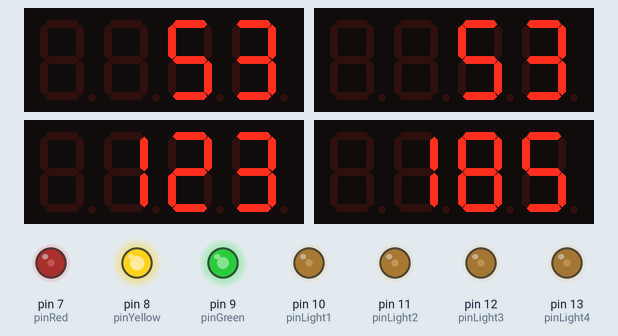
Simulated run of this sketch. Board: Arduino Uno, built with avr-gcc and run on an emulated ATmega328P. Shown: 4 × 4-digit seven-segment display, output pins drawn as LEDs (lit = HIGH).

Above: at 2.02 s.
At 9.06 s:
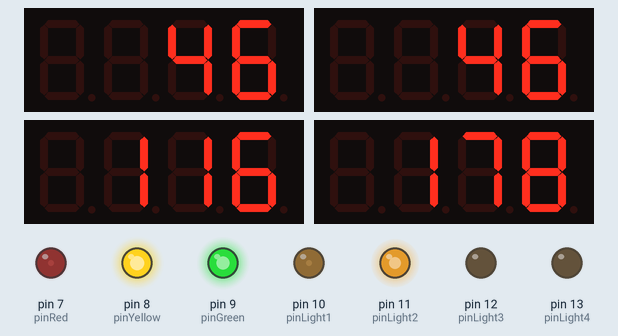
At 14.02 s:
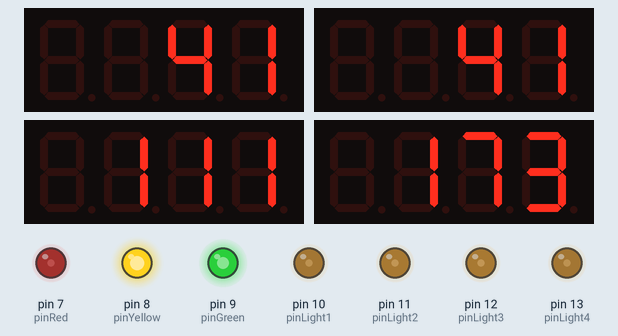
At 22.02 s:
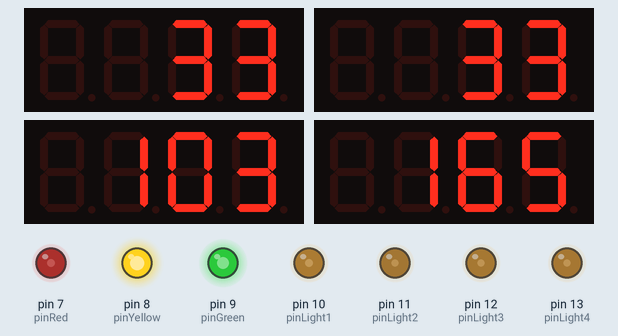
At 31.02 s:
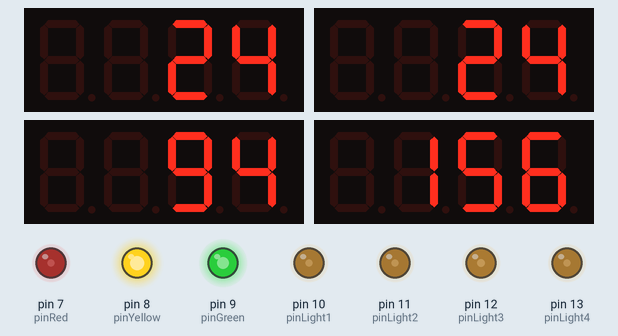
At 38.02 s:
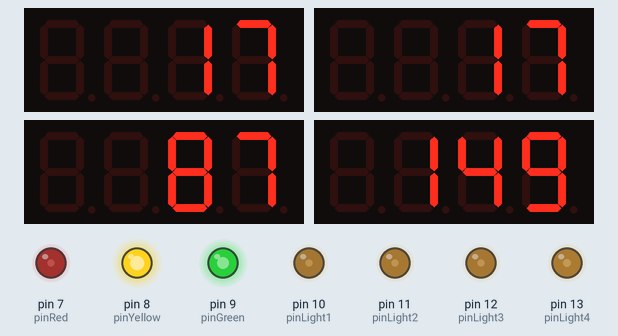
Timing chart, 0 to 40.0 s (numbered marks = the images above):
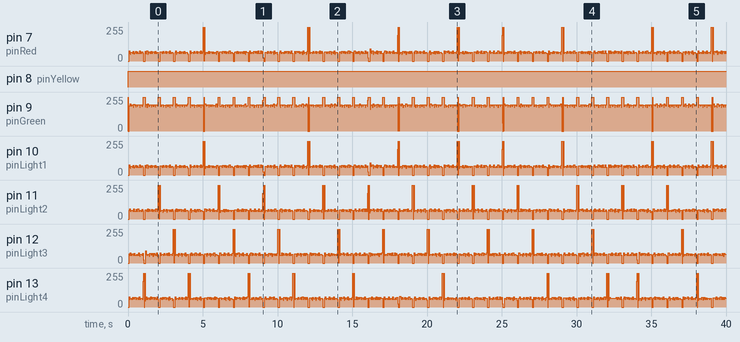

Measured:
- by itself, pin 8 (pinYellow): LOW → HIGH at 0.00 s

The sketch:

sketch_oct15a.ino
```cpp
#include <TM1637Display.h>
#include <Arduino.h>
#define CLK 2
#define DIO1 3
#define DIO2 4
#define DIO3 5
#define DIO4 6

const uint8_t SEG_DONE[] = {SEG_G,SEG_G,SEG_G,SEG_G,};
const uint8_t SEG_CLEAR[] = {0,0,0,0};
int TransitionYellow = 3;
int GreenStep1 = 53;  //Variable to interate
int GreenStep2 = 67;  //Variable to interate
int GreenStep3 = 59;  //Variable to interate
int GreenStep4 = 64;  //Variable to interate
int RedStep1 = GreenStep2 + GreenStep3 + GreenStep4 + (2*TransitionYellow);
int RedStep2 = GreenStep1 + GreenStep3 + GreenStep4 + (2*TransitionYellow);
int RedStep3 = GreenStep1 + GreenStep2 + GreenStep4 + (2*TransitionYellow);
int RedStep4 = GreenStep1 + GreenStep2 + GreenStep3 + (2*TransitionYellow);
int NumbStep1 = 0;
int NumbStep2 = 0;
int NumbStep3 = 0;
int NumbStep4 = 0;
int i = 1;

unsigned long interval = 1000;
unsigned long interval2 = 3;
unsigned long previousMillis = 0;
unsigned long previousMillis2 = 0;

TM1637Display display1(CLK, DIO1);

TM1637Display display2(CLK, DIO2);

TM1637Display display3(CLK, DIO3);

TM1637Display display4(CLK, DIO4);

int pinRed = 7;
int pinYellow = 8;
int pinGreen = 9;
int pinLight1 = 10;
int pinLight2 = 11;
int pinLight3 = 12;
int pinLight4 = 13;

int Red1 = HIGH;
int Yellow1 = HIGH;
int Green1 = HIGH;
int LightState1 = 1; //0 = Red; 1 = Yellow (Red To Green); 2 = Green; 3 = Yellow (Green To Red)

int Red2 = HIGH;
int Yellow2 = HIGH;
int Green2 = HIGH;
int LightState2 = 3; //0 = Red; 1 = Yellow (Red To Green); 2 = Green; 3 = Yellow (Green To Red)

int Red3 = HIGH;
int Yellow3 = HIGH;
int Green3 = HIGH;
int LightState3 = 3; //0 = Red; 1 = Yellow (Red To Green); 2 = Green; 3 = Yellow (Green To Red)

int Red4 = HIGH;
int Yellow4 = HIGH;
int Green4 = HIGH;
int LightState4 = 3; //0 = Red; 1 = Yellow (Red To Green); 2 = Green; 3 = Yellow (Green To Red)

void setup()
{
  display1.setBrightness(0x00);  //set the diplay to minimum brightness
  display2.setBrightness(0x00);  //set the diplay to minimum brightness
  display3.setBrightness(0x00);  //set the diplay to minimum brightness
  display4.setBrightness(0x00);  //set the diplay to minimum brightness
  pinMode(pinRed, OUTPUT);
  pinMode(pinYellow, OUTPUT);
  pinMode(pinGreen, OUTPUT);
  pinMode(pinLight1, OUTPUT);
  pinMode(pinLight2, OUTPUT);
  pinMode(pinLight3, OUTPUT);
  pinMode(pinLight4, OUTPUT);
  update_pin_lamp1();
  update_pin_lamp2();
  update_pin_lamp3();
  update_pin_lamp4();
  NumbStep1 = GreenStep1;
  NumbStep2 = GreenStep1;
  NumbStep3 = NumbStep2 + GreenStep2 + TransitionYellow;
  NumbStep4 = NumbStep3 + GreenStep3 + TransitionYellow;
}


void loop()
{
  unsigned long currentMillis = millis();
  unsigned long currentMillis2 = millis();
  if ((unsigned long)(currentMillis - previousMillis) >= interval){
    update_time();
    previousMillis = currentMillis;
  }
  if ((unsigned long)(currentMillis2 - previousMillis2) >= interval2){
    update_lamp();
    i++;
    if(i>4)i=1;
    previousMillis2 = currentMillis2;
  }
}

void update_time(){

  check_state();
  //display(CLK, DIO1);
  if(LightState1 == 1 | LightState1 == 3){
    display1.setSegments(SEG_DONE);
  }else{
    display1.showNumberDec(NumbStep1); //Display the Variable value;
  }

  //display(CLK, DIO2);
  if(LightState2 == 1 | LightState2 == 3){
    display2.setSegments(SEG_DONE);
  }else{
    display2.showNumberDec(NumbStep2); //Display the Variable value;
  }

  //display(CLK, DIO3);
  if(LightState3 == 1 | LightState3 == 3){
    display3.setSegments(SEG_DONE);
  }else{
    display3.showNumberDec(NumbStep3); //Display the Variable value;
  }

  //display(CLK, DIO4);
  if(LightState4 == 1 | LightState4 == 3){
    display4.setSegments(SEG_DONE);
  }else{
    display4.showNumberDec(NumbStep4); //Display the Variable value;
  }


  NumbStep1--;
  NumbStep2--;
  NumbStep3--;
  NumbStep4--;
}

void check_state(){
  if(NumbStep1 < 1){
    update_pin_lamp1();
  }
  if(NumbStep2 < 1){
    update_pin_lamp2();
  }
  if(NumbStep3 < 1){
    update_pin_lamp3();
  }
  if(NumbStep4 < 1){
    update_pin_lamp4();
  }
}

void update_pin_lamp1(){
  switch(LightState1){
    case 0:
      LightState1 = 1;
      NumbStep1 = TransitionYellow;
      Red1 = LOW;
      Yellow1 = LOW;
      Green1 = HIGH;
      break;

    case 1:
      LightState1 = 2;
      NumbStep1 = GreenStep1;
      Red1 = HIGH;
      Yellow1 = HIGH;
      Green1 = LOW;
      break;

    case 2:
      LightState1 = 3;
      NumbStep1 = TransitionYellow;
      Red1 = HIGH;
      Yellow1 = LOW;
      Green1 = LOW;
      break;

    case 3:
      LightState1 = 0;
      NumbStep1 = RedStep1;
      Red1 = LOW;
      Yellow1 = HIGH;
      Green1 = HIGH;
      break;
  }
}

void update_pin_lamp2(){
  switch(LightState2){
    case 0:
      LightState2 = 1;
      NumbStep2 = TransitionYellow;
      Red2 = LOW;
      Yellow2 = LOW;
      Green2 = HIGH;
      break;

    case 1:
      LightState2 = 2;
      NumbStep2 = GreenStep2;
      Red2 = HIGH;
      Yellow2 = HIGH;
      Green2 = LOW;
      break;

    case 2:
      LightState2 = 3;
      NumbStep2 = TransitionYellow;
      Red2 = HIGH;
      Yellow2 = LOW;
      Green2 = LOW;
      break;

    case 3:
      LightState2 = 0;
      NumbStep2 = RedStep2;
      Red2 = LOW;
      Yellow2 = HIGH;
      Green2 = HIGH;
      break;
  }
}

void update_pin_lamp3(){
  switch(LightState3){
    case 0:
      LightState3 = 1;
      NumbStep3 = TransitionYellow;
      Red3 = LOW;
      Yellow3 = LOW;
      Green3 = HIGH;
      break;

    case 1:
      LightState3 = 2;
      NumbStep3 = GreenStep3;
      Red3 = HIGH;
      Yellow3 = HIGH;
      Green3 = LOW;
      break;

    case 2:
      LightState3 = 3;
      NumbStep3 = TransitionYellow;
      Red3 = HIGH;
      Yellow3 = LOW;
      Green3 = LOW;
      break;

    case 3:
      LightState3 = 0;
      NumbStep3 = RedStep3;
      Red3 = LOW;
      Yellow3 = HIGH;
      Green3 = HIGH;
      break;
  }
}

void update_pin_lamp4(){
  switch(LightState4){
    case 0:
      LightState4 = 1;
      NumbStep4 = TransitionYellow;
      Red4 = LOW;
      Yellow4 = LOW;
      Green4 = HIGH;
      break;

    case 1:
      LightState4 = 2;
      NumbStep4 = GreenStep4;
      Red4 = HIGH;
      Yellow4 = HIGH;
      Green4 = LOW;
      break;

    case 2:
      LightState4 = 3;
      NumbStep4 = TransitionYellow;
      Red4 = HIGH;
      Yellow4 = LOW;
      Green4 = LOW;
      break;

    case 3:
      LightState4 = 0;
      NumbStep4 = RedStep4;
      Red4 = LOW;
      Yellow4 = HIGH;
      Green4 = HIGH;
      break;
  }
}
void update_lamp(){
  switch(i){
    case 1:
      digitalWrite(pinLight1, HIGH);
      digitalWrite(pinLight2, LOW);
      digitalWrite(pinLight3, LOW);
      digitalWrite(pinLight4, LOW);
      digitalWrite(pinRed, Red1);
      digitalWrite(pinYellow, Yellow1);
      digitalWrite(pinGreen, Green1);
      break;

    case 2:
      digitalWrite(pinLight1, LOW);
      digitalWrite(pinLight2, HIGH);
      digitalWrite(pinLight3, LOW);
      digitalWrite(pinLight4, LOW);
      digitalWrite(pinRed, Red2);
      digitalWrite(pinYellow, Yellow2);
      digitalWrite(pinGreen, Green2);
      break;

    case 3:
      digitalWrite(pinLight1, LOW);
      digitalWrite(pinLight2, LOW);
      digitalWrite(pinLight3, HIGH);
      digitalWrite(pinLight4, LOW);
      digitalWrite(pinRed, Red3);
      digitalWrite(pinYellow, Yellow3);
      digitalWrite(pinGreen, Green3);
      break;

    case 4:
      digitalWrite(pinLight1, LOW);
      digitalWrite(pinLight2, LOW);
      digitalWrite(pinLight3, LOW);
      digitalWrite(pinLight4, HIGH);
      digitalWrite(pinRed, Red4);
      digitalWrite(pinYellow, Yellow4);
      digitalWrite(pinGreen, Green4);
      break;
  }
}
```
